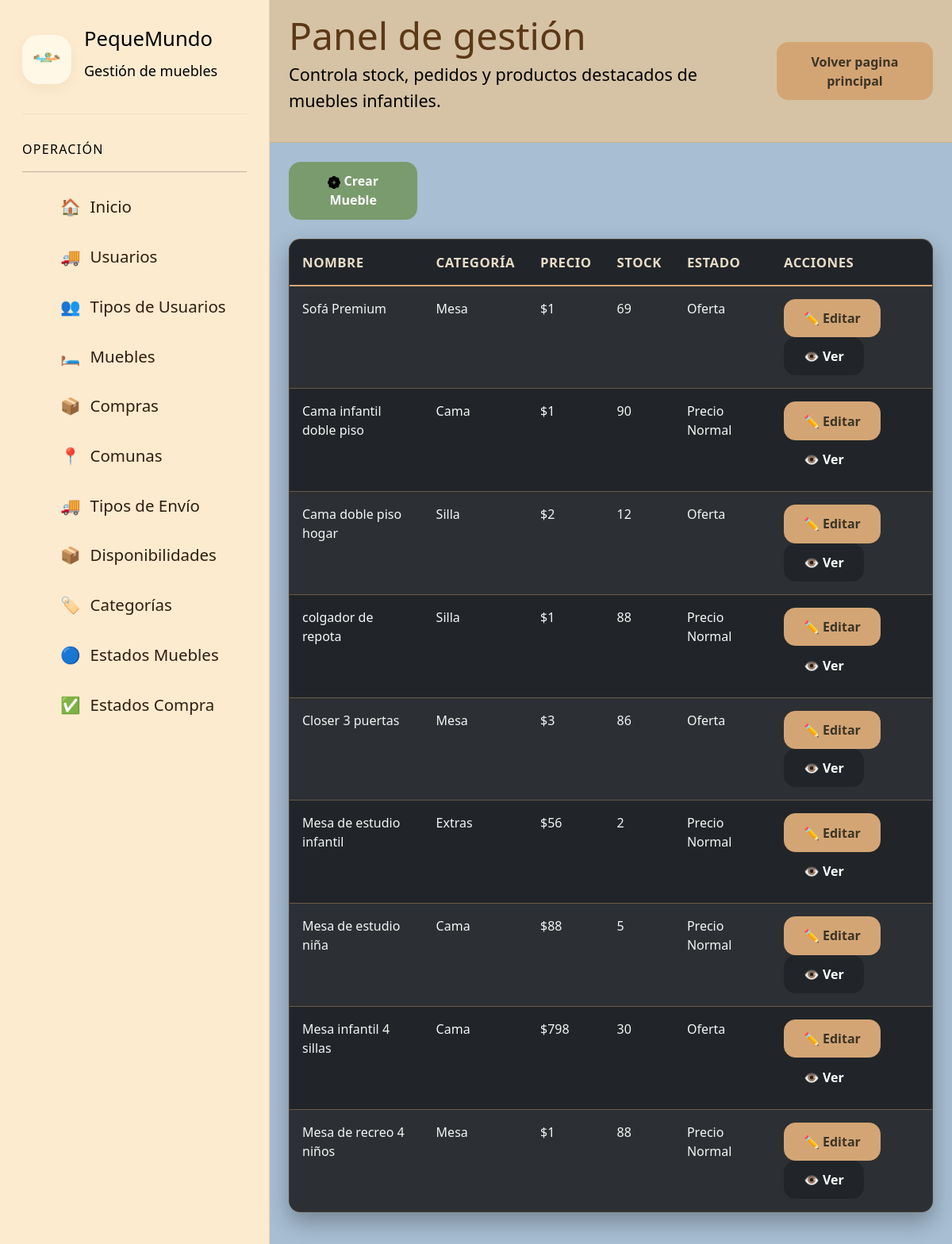
The page /paginaGestionMuebles/ (signed in) on the database as committed earlier.
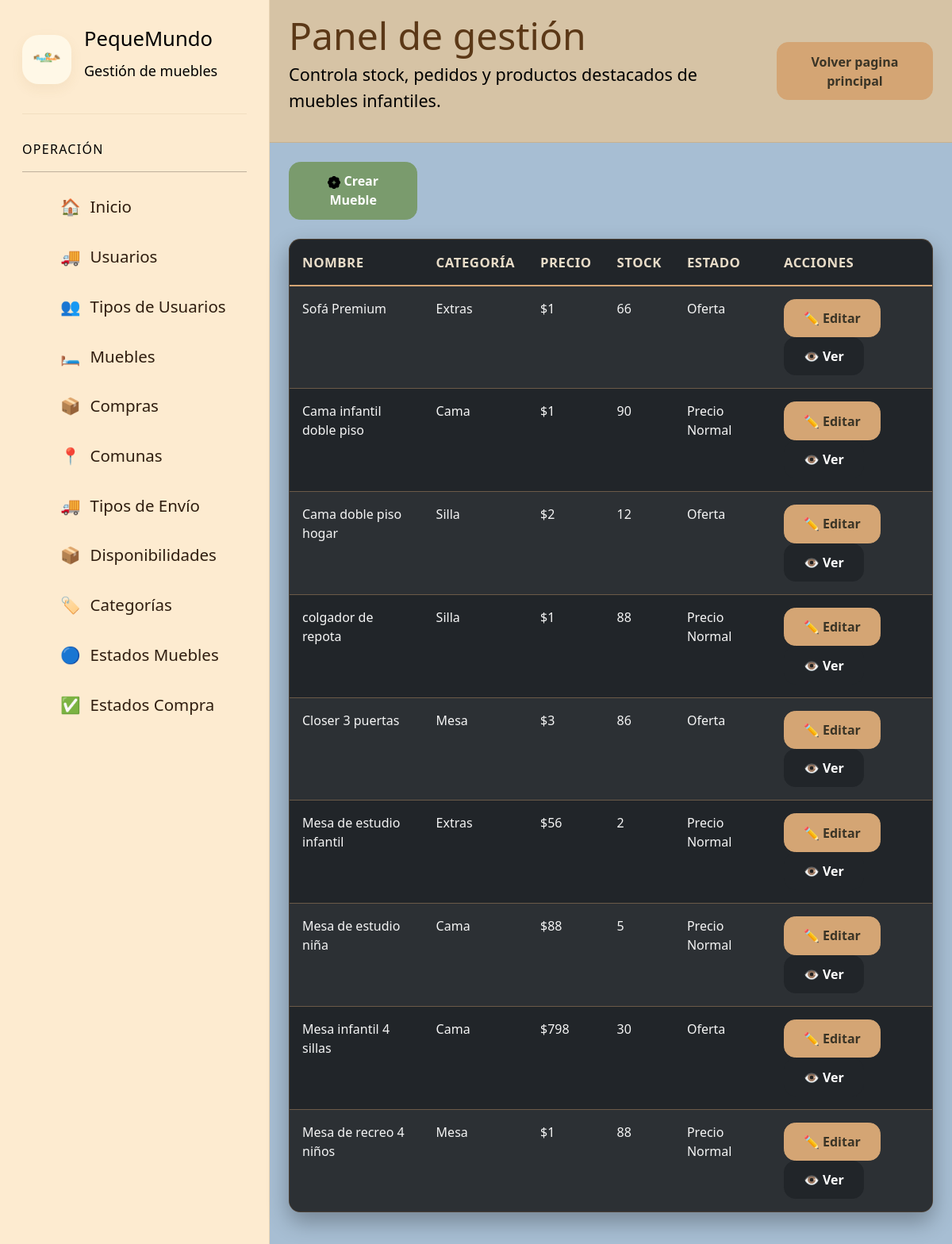
The same page on the database as committed later.
### app/models.py (models this page shows, shortened)
class mueble(models.Model):
    id = models.AutoField(primary_key=True)
    nombre = models.CharField(max_length=50)
    descripcion = models.CharField(max_length=50)
    foto = models.ImageField(
        upload_to= 'productos',
        null= True,
        blank= True,
    )
    precio = models.IntegerField()
    cantidad = models.IntegerField(default=0)
    estado = models.ForeignKey(
        estadoMueble,
        on_delete= models.CASCADE
    )
    disponiblidad = models.ForeignKey(
        disponiblidadMueble,
        on_delete= models.CASCADE
    )
    categoria_mueble = models.ForeignKey(
        categoriaMueble,
        on_delete= models.CASCADE,
        null=True
    )

class categoriaMueble(models.Model):
    id = models.AutoField(primary_key=True)
    descripcion = models.CharField(max_length=50)

class estadoMueble(models.Model):
    id = models.AutoField(primary_key=True)
    descripcion = models.CharField(max_length=50)
    def __str__(self):
        return self.descripcion

### app/views.py (the view)
# urls.py: path('paginaGestionMuebles/', paginaGestionMuebles,name='IDpaginaGestionMuebles'),
@login_required
@user_passes_test(lambda u: u.groups.filter(name__in=['admin', 'vendedores', 'finanzas']).exists(),login_url='IDindex')
def paginaGestionMuebles(request):
    muebles = mueble.objects.all()
    datos = {
        'muebles':muebles,
    }
    return render(request,'gestiones/administracion/vendedor/gestionMuebles.html',datos)

### app/templates/gestiones/administracion/vendedor/gestionMuebles.html (shortened to what this page needs)
{% load static %}
    {% include 'gestiones/baseGestion/navbarGestion.html' %}
        <a href="{% url 'IDpaginaCrearMueble' %}">
            <button
                type="button"
                class="btn btn-sm btn-success" style="width: 20%;">
                Crear Mueble
            </button>
        </a>
        <div class="table-wrap">
            <table class="table table-dark table-striped table-hover">
                <thead>
                    <tr>
                        <th>Nombre</th>
                        <th>Categoría</th>
                        <th>Precio</th>
                        <th>Stock</th>
                        <th>Estado</th>
                        <th class="actions-col">Acciones</th>
                    </tr>
                </thead>
                <tbody>
                    {% for mueble in muebles %}
                    <tr>
                        <td data-label="Nombre">
                            {{ mueble.nombre }}
                        </td>
                        <td data-label="Categoría">
                            {{ mueble.categoria_mueble.descripcion }}
                        </td>
                        <td data-label="Precio">
                            ${{ mueble.precio }}
                        </td>
                        <td data-label="Stock">
                            {{ mueble.cantidad }}
                        </td>
                        <td data-label="Estado">
                            <span class="state-pill">
                                {{ mueble.estado }}
                            </span>
                        </td>
                        <td data-label="Acciones" class="actions-cell">
                            <button class="btn btn-sm btn-warning">
                                <a href="{% url 'IDpaginaEditarMuebles'  mueble.id %}">✏️ Editar</a>
                            </button>
                            <button
                                type="button"
                                class="btn btn-sm btn-dark"
                                data-bs-toggle="modal"
                                data-bs-target="#exampleModal{{ mueble.id }}"
                            >
                                👁️ Ver
                            </button>
                        </td>
                    </tr>
                    {% endfor %}
                </tbody>
            </table>
        </div>
    </main>
    {% include 'gestiones/baseGestion/footerGestion.html' %}

Rows that differ between the two databases and show on the page:
changed mueble "Sofá Premium": categoria_mueble.descripcion "Mesa" → "Extras"; cantidad "69" → "66"
